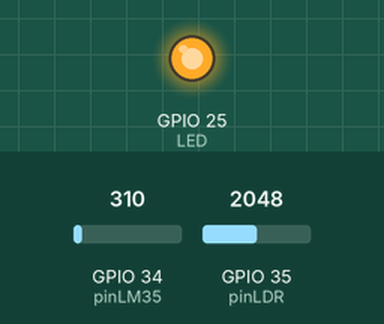
Recording of a sketch running on a simulated ESP32. On the bench: output pins drawn as LEDs (lit = HIGH). The inputs (shaded band) are chosen by the test bench; at power-on: GPIO 34 (pinLM35) = 310, GPIO 35 (pinLDR) = 2048. What the sketch prints to the serial monitor is not drawn.

Above: at 1.3 s.
1.4 s: GPIO 34 (pinLM35) set to 259
2.9 s: GPIO 34 (pinLM35) set to 211
At 3.8 s:
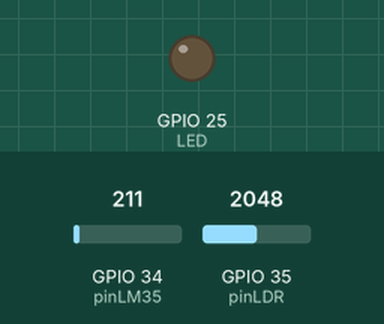
4.7 s: GPIO 35 (pinLDR) set to 1303
6.2 s: GPIO 35 (pinLDR) set to 1195
At 7.7 s:
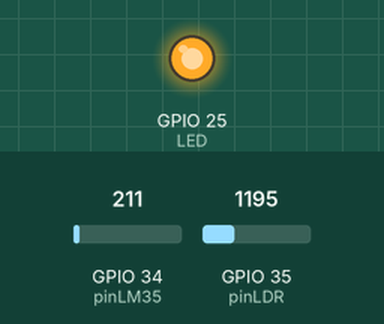
8.4 s: GPIO 35 (pinLDR) set to 2047
At 9.6 s:
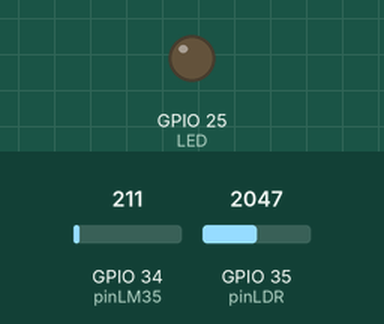
9.9 s: GPIO 35 (pinLDR) set to 1228
At 10.7 s:
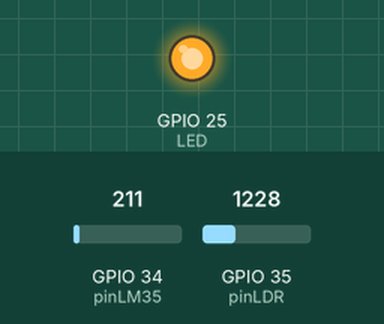
Timing chart, 0 to 12.5 s (numbered marks = the images above; inputs shaded):
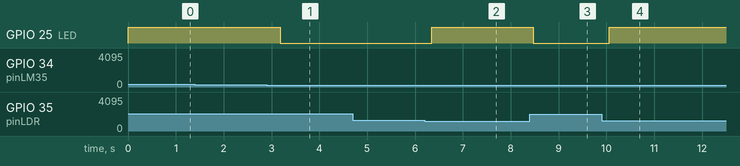

Measured:
- the behaviour switches between 236 and 235 on GPIO 34 (pinLM35) (found by bisection; images 0 and 1)
- the behaviour switches between 1229 and 1228 on GPIO 35 (pinLDR) (found by bisection; images 1 and 2)
- after the input at 1.4 s, every drawn part: stays the same
- after the input at 2.9 s, GPIO 25 (LED): HIGH → LOW after 0.28 s
- after the input at 4.7 s, every drawn part: stays the same
- after the input at 6.2 s, GPIO 25 (LED): LOW → HIGH after 0.15 s
- after the input at 8.4 s, GPIO 25 (LED): HIGH → LOW after 0.07 s
- after the input at 9.9 s, GPIO 25 (LED): LOW → HIGH after 0.16 s

The sketch:

main.ino
```cpp
// ===== PINS =====
const int pinLM35 = 34;  // Sensor de temperatura (LM35)
const int pinLDR = 35;   // Sensor de llum (LDR)
const int LED = 25;      // LED d'alerta

// ===== SETUP =====
void setup() {
  Serial.begin(115200);

  pinMode(LED, OUTPUT);
  digitalWrite(LED, LOW);

  Serial.println("--- SISTEMA INICIALITZAT (SENSE WIFI) ---");
}

// ===== FUNCIÓ LLEGIR SENSORS =====
void llegirSensors() {
  // Neteja visual de la consola (mulltes línies en blanc)
  for (int i = 0; i < 50; i++) Serial.println();

  // Llegir temperatura (LM35)
  int valorLM35 = analogRead(pinLM35);
  // Fórmula per a ESP32 (3.3V i 12 bits)
  float tempC = (valorLM35 * 3.3 / 4095.0) * 100.0;

  // Llegir llum (LDR)
  int valorLDR = analogRead(pinLDR);
  int percentLlum = map(valorLDR, 0, 4095, 0, 100);

  // --- NOVA LÒGICA DE CONTROL ---
  // Problema si la temperatura NO està entre 16 i 19
  bool problemaTemperatura = (tempC < 16.0 || tempC > 19.0);
  bool problemaLlum = (percentLlum < 30);

  // Control del LED: S'encén si hi ha qualsevol problema
  if (problemaTemperatura || problemaLlum) {
    digitalWrite(LED, HIGH);
  } else {
    digitalWrite(LED, LOW);
  }

  // ===== SORTIDA PER CONSOLA =====
  Serial.println("================================");
  Serial.println("🏫 AULA INTEL·LIGENT - TEMP I LLUM");
  Serial.println("================================");

  Serial.print("🌡️ Temperatura: ");
  Serial.print(tempC, 1);
  Serial.println(" °C");

  Serial.print("☀️ Llum: ");
  Serial.print(percentLlum);
  Serial.println(" %");

  Serial.println("--- ESTAT ---");

  if (problemaTemperatura) {
    if (tempC < 16.0) {
      Serial.print("⚠️ ALERTA: Fa massa fred! (<16°C)");
    } else {
      Serial.print("⚠️ ALERTA: Fa massa calor! (>19°C)");
    }
    Serial.println();
  } else {
    Serial.println("✅ Temperatura correcte (16-19°C)");
  }

  if (problemaLlum) {
    Serial.println("⚠️ ALERTA: Poca llum natural!");
  } else {
    Serial.println("✅ Bona llum natural");
  }

  if (problemaTemperatura || problemaLlum) {
    Serial.println("\n🔴 LED ALERTA: ACTIVAT");
  } else {
    Serial.println("\n🟢 LED: APAGAT (Confort òptim)");
  }

  Serial.println("================================");
}

// ===== LOOP =====
void loop() {
  llegirSensors();
  delay(500); // Actualització ràpida cada 0.5 segons
}
```
